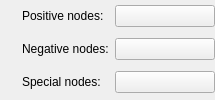
        <widget class="QWidget" name="widget_19" native="true">
         <layout class="QGridLayout" name="gridLayout_12">
          <property name="leftMargin">
           <number>0</number>
          </property>
          <property name="topMargin">
           <number>0</number>
          </property>
          <property name="rightMargin">
           <number>0</number>
          </property>
          <property name="bottomMargin">
           <number>0</number>
          </property>
          <item row="2" column="1">
           <widget class="InfoTextWidget" name="uniformNodeSpecialColourInfoText" native="true">
            <property name="sizePolicy">
             <sizepolicy hsizetype="Fixed" vsizetype="Fixed">
              <horstretch>0</horstretch>
              <verstretch>0</verstretch>
             </sizepolicy>
            </property>
            <property name="minimumSize">
             <size>
              <width>16</width>
              <height>16</height>
             </size>
            </property>
           </widget>
          </item>
          <item row="1" column="1">
           <widget class="InfoTextWidget" name="uniformNegativeNodeColourInfoText" native="true">
            <property name="sizePolicy">
             <sizepolicy hsizetype="Fixed" vsizetype="Fixed">
              <horstretch>0</horstretch>
              <verstretch>0</verstretch>
             </sizepolicy>
            </property>
            <property name="minimumSize">
             <size>
              <width>16</width>
              <height>16</height>
             </size>
            </property>
           </widget>
          </item>
          <item row="2" column="3">
           <widget class="ColourButton" name="uniformNodeSpecialColourButton">
            <property name="focusPolicy">
             <enum>Qt::StrongFocus</enum>
            </property>
            <property name="text">
             <string/>
            </property>
           </widget>
          </item>
          <item row="1" column="2">
           <widget class="QLabel" name="label_17">
            <property name="sizePolicy">
             <sizepolicy hsizetype="Minimum" vsizetype="Preferred">
              <horstretch>0</horstretch>
              <verstretch>0</verstretch>
             </sizepolicy>
            </property>
            <property name="text">
             <string>Negative nodes:</string>
            </property>
           </widget>
          </item>
          <item row="0" column="1">
           <widget class="InfoTextWidget" name="uniformPositiveNodeColourInfoText" native="true">
            <property name="sizePolicy">
             <sizepolicy hsizetype="Fixed" vsizetype="Fixed">
              <horstretch>0</horstretch>
              <verstretch>0</verstretch>
             </sizepolicy>
            </property>
            <property name="minimumSize">
             <size>
              <width>16</width>
              <height>16</height>
             </size>
            </property>
           </widget>
          </item>
          <item row="1" column="3">
           <widget class="ColourButton" name="uniformNegativeNodeColourButton">
            <property name="focusPolicy">
             <enum>Qt::StrongFocus</enum>
            </property>
            <property name="text">
             <string/>
            </property>
           </widget>
          </item>
          <item row="0" column="0">
           <spacer name="horizontalSpacer_13">
            <property name="orientation">
             <enum>Qt::Horizontal</enum>
            </property>
            <property name="sizeType">
             <enum>QSizePolicy::Expanding</enum>
            </property>
            <property name="sizeHint" stdset="0">
             <size>
              <width>0</width>
              <height>20</height>
             </size>
            </property>
           </spacer>
          </item>
          <item row="0" column="3">
           <widget class="ColourButton" name="uniformPositiveNodeColourButton">
            <property name="minimumSize">
             <size>
              <width>100</width>
              <height>0</height>
             </size>
            </property>
            <property name="focusPolicy">
             <enum>Qt::StrongFocus</enum>
            </property>
            <property name="text">
             <string/>
            </property>
           </widget>
          </item>
          <item row="0" column="2">
           <widget class="QLabel" name="label_13">
            <property name="sizePolicy">
             <sizepolicy hsizetype="Minimum" vsizetype="Preferred">
              <horstretch>0</horstretch>
              <verstretch>0</verstretch>
             </sizepolicy>
            </property>
            <property name="text">
             <string>Positive nodes:</string>
            </property>
           </widget>
          </item>
          <item row="2" column="2">
           <widget class="QLabel" name="label_14">
            <property name="sizePolicy">
             <sizepolicy hsizetype="Minimum" vsizetype="Preferred">
              <horstretch>0</horstretch>
              <verstretch>0</verstretch>
             </sizepolicy>
            </property>
            <property name="text">
             <string>Special nodes:</string>
            </property>
           </widget>
          </item>
          <item row="0" column="4">
           <spacer name="horizontalSpacer_14">
            <property name="orientation">
             <enum>Qt::Horizontal</enum>
            </property>
            <property name="sizeType">
             <enum>QSizePolicy::Expanding</enum>
            </property>
            <property name="sizeHint" stdset="0">
             <size>
              <width>0</width>
              <height>20</height>
             </size>
            </property>
           </spacer>
          </item>
         </layout>
        </widget>
